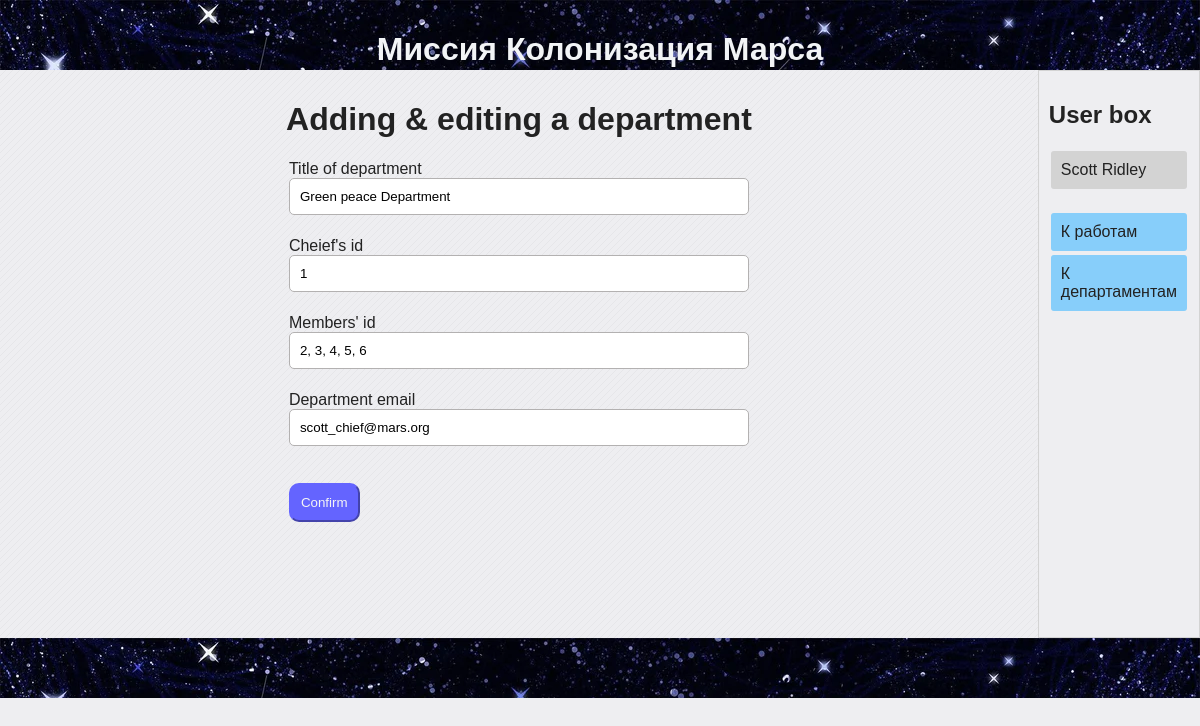
Screenshot of /departments_add/1 (signed in) with the database file from the repository.
### data/departments.py (models this page shows)
class Departments(SqlAlchemyBase, SerializerMixin):
    __tablename__ = 'departaments'
    id = sqlalchemy.Column(sqlalchemy.Integer,
                           primary_key=True, autoincrement=True)
    title = sqlalchemy.Column(sqlalchemy.String)
    chief = sqlalchemy.Column(sqlalchemy.Integer,
                              sqlalchemy.ForeignKey('users.id'))
    members = sqlalchemy.Column(sqlalchemy.String)
    email = sqlalchemy.Column(sqlalchemy.String,
                              unique=True)
    user = orm.relation('User')

### data/users.py (models this page shows, shortened)
class User(SqlAlchemyBase, UserMixin, SerializerMixin):
    __tablename__ = 'users'
    id = sqlalchemy.Column(sqlalchemy.Integer,
                           primary_key=True, autoincrement=True)
    surname = sqlalchemy.Column(sqlalchemy.String)
    name = sqlalchemy.Column(sqlalchemy.String)
    age = sqlalchemy.Column(sqlalchemy.Integer)
    hometown = sqlalchemy.Column(sqlalchemy.String)
    position = sqlalchemy.Column(sqlalchemy.String)
    speciality = sqlalchemy.Column(sqlalchemy.String)
    address = sqlalchemy.Column(sqlalchemy.String)
    email = sqlalchemy.Column(sqlalchemy.String,
                              index=True, unique=True)
    hashed_password = sqlalchemy.Column(sqlalchemy.String)
    modyfied_date = sqlalchemy.Column(sqlalchemy.DateTime,
                                      default=datetime.datetime.now)
    jobs = orm.relation("Jobs", back_populates='user')
    deps = orm.relation("Departments", back_populates='user')

### main.py (the view)
@app.route("/departments_add/<int:id>", methods=['GET', 'POST'])
def edit_departments(id):
    if not current_user.is_authenticated:
        abort(403)
    form = DepartmentsForm()
    session = db_session.create_session()
    department = session.query(Departments).get(id)
    if not department:
        abort(404)
    elif current_user != department.user and current_user.id != 1:
        abort(403)
    if form.validate_on_submit():
        department.title = form.title.data
        department.chief = form.chief.data
        department.members = form.members.data
        department.email = form.email.data
        session.commit()
        return redirect('/departments')
    else:
        form.title.data = department.title
        form.chief.data = department.chief
        form.members.data = department.members
        form.email.data = department.email
        return render_template('form_departments.html', title='Editing a department', form=form)

### forms/departments_form.py
class DepartmentsForm(FlaskForm):
    title = StringField('Title of department', validators=[DataRequired()])
    chief = StringField("Cheief's id", validators=[DataRequired()])
    members = StringField("Members' id", validators=[DataRequired()])
    email = StringField("Department email", validators=[DataRequired(), Email()])
    submit = SubmitField("Confirm")

### data/db_session.py (called while the page is built)
def create_session() -> Session:
    global __factory
    return __factory()

### main.py (called while the page is built)
@log_manager.user_loader
def load_user(user_id):
    session = db_session.create_session()
    return session.query(User).get(user_id)

### templates/form_departments.html (shortened to what this page needs)
{% extends "base.html" %}
{% block content %}
    {% from "macros/render_field.html" import render_field %}
    <h1 style='text-align: center'>Adding & editing a department</h1>
    <form method='post' class='form'>
        {{ render_field(form.title, class='form_field') }}
        {{ render_field(form.chief, class='form_field') }}
        {{ render_field(form.members, class='form_field') }}
        {{ render_field(form.email, class='form_field') }}
        <section>
            {{ form.submit(class='submit') }}
        </section>
    </form>
{% endblock %}

### templates/base.html (shortened to what this page needs)
<!DOCTYPE html>
<html lang="en">
<head>
    <link rel="stylesheet" href="/static/css/style.css">
</head>
<body>
    <header class="page-header">
        <h1>Миссия Колонизация Марса</h1>
    </header>
    <main class="flexbox flex_r_nowr">
        <div class='main_content'>
            {% block content %}{% endblock %}
        </div>
        <div class='user_box flexbox flex_c_nowr'>
            <h2>User box</h2>
            <div class="flexbox flex_c_nowr">
                {% if current_user.is_authenticated %}
                    <a class="btn" href="/logout">{{ current_user.surname }} {{current_user.name }}</a>
                {% else %}
                    <a class="btn" href="/register">Зарегистрироваться</a>
                    <a class="btn" href="/login">Войти</a>
                {% endif %}
            </div>
            <div class="flexbox flex_c_nowr usernav">
                <a href="/" class="btn">К работам</a>
                <a href="/departments" class="btn">К департаментам</a>
            </div>
        </div>
    </main>
    <footer class="page-footer"></footer>
</body>
</html>

### templates/macros/render_field.html (shortened to what this page needs)
{% macro render_field(field) %}
    <section>
        {{ field.label() }}
        {{ field(**kwargs) }}
    </section>
{% endmacro %}

### static/css/style.css (style rules this page uses)
body { background-color: #eeeef1; color: #222222; font-family: "Verdana", sans-serif; margin: 0; padding: 0; }
main { min-height: 568px; }
a { color: #000000; text-decoration: none; }
.page-header { background-color: #222244; background-image: url("../img/h2_bkgr.jpeg"); color: #f2f4f6; padding: 10px; height: 50px; text-align: center; }
.page-footer { background-color: #222244; background-image: url("../img/h2_bkgr.jpeg"); color: #f2f4f6; height: 40px; padding: 10px; text-align: center; }
.btn { display: block; background: lightgray; padding: 10px; margin: 2px; color: #222222; text-decoration: none; border-radius: 3px; }
.flexbox { display: flex; }
.flex_r_nowr { flex-flow: row nowrap; }
.flex_c_nowr { flex-flow: column nowrap; }
.user_box { border: 1px solid lightgray; padding: 10px; width: 12%; background-color: f2f4f6; }
.user_box .flexbox { margin-bottom: 20px; }
.usernav .btn { background-color: lightskyblue; }
.main_content { padding: 10px; width: 88%; }
.form { margin: auto; table-layout: fixed; width: 500px; }
.form section { margin: 20px; }
.form_field { border-radius: 5px; border: 1px solid rgb(179, 177, 177); box-sizing: border-box; margin-bottom: 2px; outline: none; padding: 10px; width: 100%; }
.submit { background: rgb(100, 100, 255); border-color: rgb(100, 100, 255); border-radius: 10px; color: whitesmoke; cursor: pointer; margin-top: 15px; padding: 10px; }

### rows the page displays
Departments: title "Green peace Department", chief "1", members "2, 3, 4, 5, 6", email "scott_chief@mars.org"
User: surname "Scott", name "Ridley"

### other values shown
{{ field.label() }} "Title of department Cheief's id Members' id Department email"
